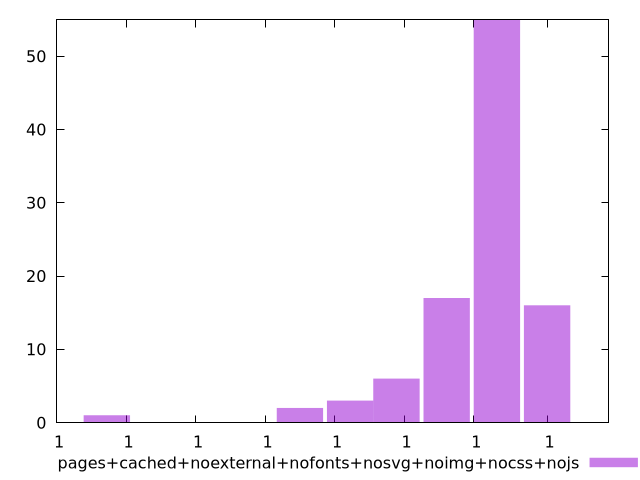

Source code (gnuplot):
$_pagesCachedNoexternalNofontsNosvgNoimgNocssNojs <<EOF
0.9999999999999973 17
0.9999999999999988 55
0.9999999999999931 2
1.0000000000000002 16
0.9999999999999946 3
0.9999999999999876 1
0.9999999999999959 6
EOF
set key outside below
set terminal pngcairo
set output "report_00004_2020-11-02T20-21-41.718Z/bootup-time/pages+cached+noexternal+nofonts+nosvg+noimg+nocss+nojs//hist.png"
set yrange [0:55]
set boxwidth 1.4050063227183857e-15
set style fill transparent solid 0.5 noborder
plot $_pagesCachedNoexternalNofontsNosvgNoimgNocssNojs title "pages+cached+noexternal+nofonts+nosvg+noimg+nocss+nojs" with boxes ,
